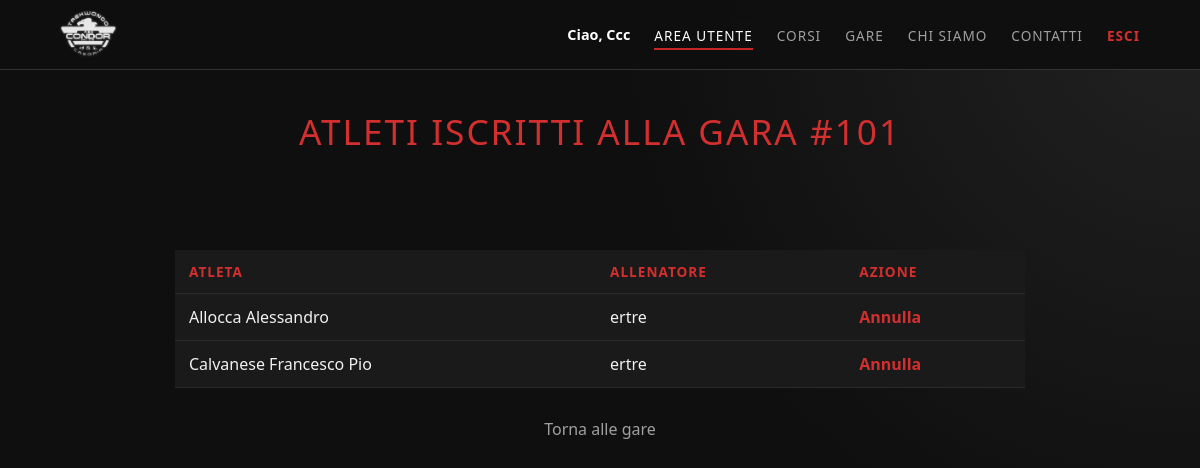
Screenshot of /visualizza_iscritti.php?id_gara=101 (signed in) with the database file from the repository.
### tables this page shows
CREATE TABLE `gara_iscrizioni` (
  `id` int(11) NOT NULL AUTO_INCREMENT PRIMARY KEY,
  `id_gara` int(11) NOT NULL,
  `numero_tesseramento` varchar(50) NOT NULL,
  `allenatore` varchar(100),
  `data_iscrizione` timestamp DEFAULT CURRENT_TIMESTAMP,
  FOREIGN KEY (`id_gara`) REFERENCES `gare` (`id_gara`) ON DELETE CASCADE,
  FOREIGN KEY (`numero_tesseramento`) REFERENCES `atleti` (`numero_tesseramento`) ON DELETE RESTRICT
);

CREATE TABLE `atleti` (
  `numero_tesseramento` varchar(50) NOT NULL PRIMARY KEY,
  `nome` varchar(50) NOT NULL,
  `cognome` varchar(50) NOT NULL,
  `turno` varchar(20) NOT NULL,
  `grado_cintura` varchar(50) NOT NULL,
  `data_nascita` date,
  `telefono` varchar(20),
  `email` varchar(100)
);

### utils.php (called while the page is built, shortened)
<?php
function e($valore) {
    return htmlspecialchars((string) $valore, ENT_QUOTES, 'UTF-8');
}
?>

### visualizza_iscritti.php (the view, shortened to what this page needs)
<?php
require_once 'utils.php';
$db = connessioneDb();
$id_gara = (int) ($_GET['id_gara'] ?? 0);
$iscritti = [];
if ($db) {
    $risultato = mysqli_query($db, "SELECT gi.id, a.nome, a.cognome, gi.allenatore FROM gara_iscrizioni gi LEFT JOIN atleti a ON gi.numero_tesseramento = a.numero_tesseramento WHERE gi.id_gara = $id_gara ORDER BY a.cognome ASC, a.nome ASC");
    if ($risultato) {
        while ($riga = mysqli_fetch_assoc($risultato)) {
            $iscritti[] = $riga;
        }
    }
}
?>
<!DOCTYPE html>
<html lang="it">
<head>
    <link rel="stylesheet" href="css/style.css">
</head>
<body>
<?php include 'header.php'; ?>
<main class="page-content column-layout animated-page">
    <header class="corsi-header">
        <h2>Atleti iscritti alla gara #<?php echo e($id_gara); ?></h2>
    </header>
    <section class="gare-container">
        <table class="data-table">
            <thead>
                <tr>
                    <th>Atleta</th>
                    <th>Allenatore</th>
                    <th>Azione</th>
                </tr>
            </thead>
            <tbody>
                <?php if (empty($iscritti)): ?>
                    <tr>
                        <td colspan="3" class="empty-msg">Nessun atleta iscritto a questa gara.</td>
                    </tr>
                <?php else: ?>
                    <?php foreach ($iscritti as $row): ?>
                        <tr>
                            <td><?php echo e(trim($row['cognome'] . ' ' . $row['nome'])); ?></td>
                            <td><?php echo e($row['allenatore']); ?></td>
                            <td>
                                <a href="annulla_iscrizione.php?id=<?php echo e($row['id']); ?>&id_gara=<?php echo e($id_gara); ?>" onclick="return confirm('Vuoi davvero annullare questa iscrizione?')" class="btn-link text-red">Annulla</a>
                            </td>
                        </tr>
                    <?php endforeach; ?>
                <?php endif; ?>
            </tbody>
        </table>
    </section>
    <div class="page-back">
        <a href="gare.php" class="btn-link">Torna alle gare</a>
    </div>
</main>
</body>
</html>

### css/style.css (style rules this page uses)
:root { --bg-dark: #0f0f0f; --panel-dark: #181818; --panel-soft: #1e1e1e; --accent-red: #c62828; --accent-red-light: #d32f2f; --text-white: #ffffff; --text-gray: #a0a0a0; --border-color: #333333; }
* { box-sizing: border-box; margin: 0; padding: 0; }
body { min-height: 100vh; background-color: var(--bg-dark); background-image: radial-gradient(circle at top right, #222 0%, transparent 40%); color: var(--text-white); display: flex; flex-direction: column; font-family: "Segoe UI", "Helvetica Neue", sans-serif; }
a { color: inherit; }
.page-content { align-items: center; display: flex; flex: 1; justify-content: center; padding: 40px 20px; width: 100%; }
.column-layout { align-items: center; flex-direction: column; justify-content: flex-start; }
.fade-in, .form-container, .animated-page { animation: slideUpFade 0.7s cubic-bezier(0.2, 0.8, 0.2, 1) both; }
h1, h2, h3, h4 { line-height: 1.2; }
h2 { color: var(--text-white); font-size: 1.6rem; font-weight: 300; letter-spacing: 1px; margin-bottom: 30px; text-align: center; }
.btn-link { color: var(--text-gray); display: inline-block; text-decoration: none; }
.text-red { color: var(--accent-red-light); font-weight: 600; }
.corsi-header { margin-bottom: 3rem; text-align: center; }
.corsi-header h2 { color: var(--accent-red-light); font-size: 2.2rem; letter-spacing: 2px; text-transform: uppercase; }
.atleti-table, .data-table { background-color: #1a1a1a; border-collapse: collapse; width: 100%; }
.data-table { margin-top: 20px; }
.atleti-table th, .atleti-table td, .data-table th, .data-table td { border-bottom: 1px solid #2a2a2a; padding: 15px 25px; text-align: left; }
.data-table th, .data-table td { padding: 12px 14px; }
.atleti-table th, .data-table th { color: var(--accent-red-light); font-size: 0.85rem; letter-spacing: 1px; text-transform: uppercase; }
.atleti-table td, .data-table td { color: #f1f1f1; font-size: 1rem; }
.gare-container { display: flex; flex-direction: column; gap: 15px; margin: 0 auto; max-width: 850px; width: 100%; }
.page-back { margin-top: 30px; text-align: center; }

### rows the page displays
gara_iscrizioni: numero_tesseramento.nome "Allocca Alessandro", allenatore "ertre"
gara_iscrizioni: numero_tesseramento.nome "Calvanese Francesco Pio", allenatore "ertre"

### other values shown
$utente "Ccc"
$id_gara "101"
